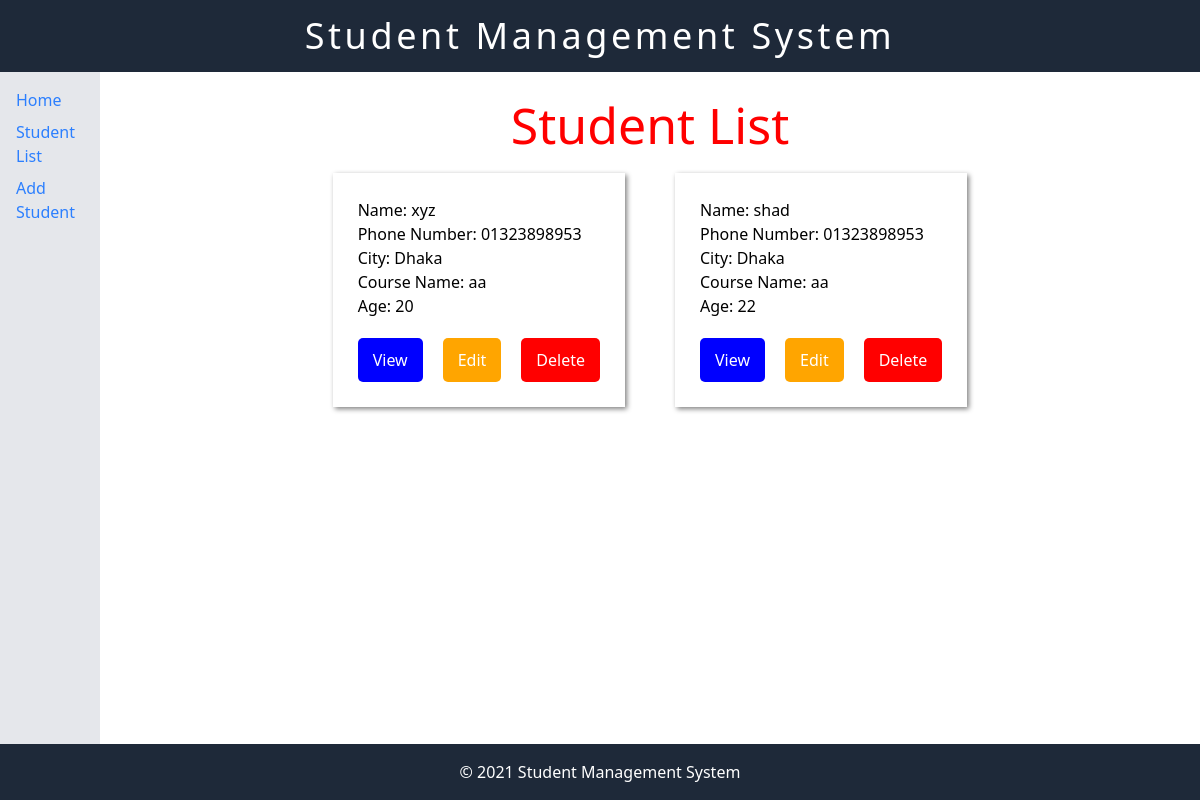
/student_list, run on an earlier commit of the app's database.
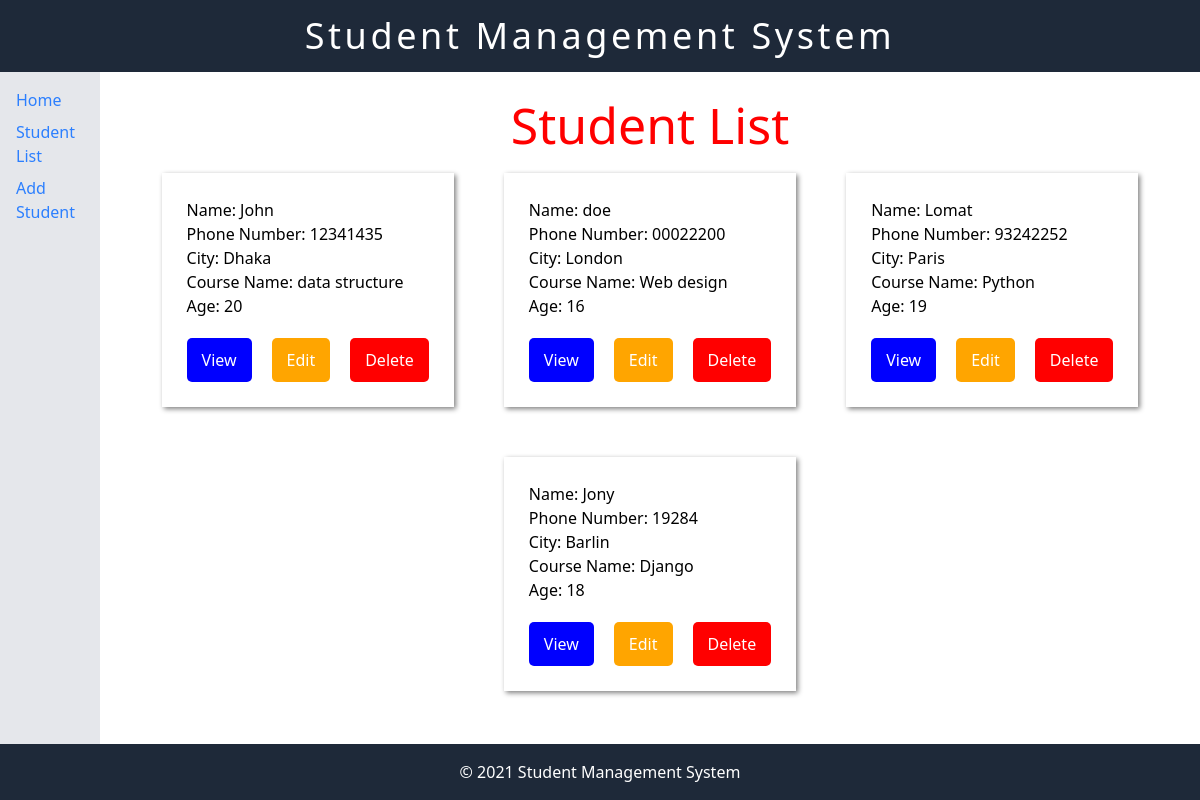
And on a later commit of the database.
### students/models.py (models this page shows, shortened)
class Student(models.Model):
    student_name = models.CharField(max_length=100)
    student_phone_number = models.CharField(max_length=12)
    student_email = models.EmailField()
    student_city = models.CharField(max_length=100)
    student_course = models.CharField(max_length=100)
    student_age = models.IntegerField()

### students/views.py (the view)
# urls.py: path('student_list', student_list, name='student_list'),
def student_list(request):
    students = Student.objects.all()
    return render(request, "student_list.html" ,{'students': students})

### students/templates/student_list.html (shortened to what this page needs)
{% extends "base.html" %}
{% load static %}
{% block head %}
<link rel="stylesheet" href="{% static 'student_list.css' %}" />
{% endblock %}
{% block content %}
<h1>Student List</h1>
<ul class="student-list">
  {% for student in students %}
  <li class="student">
    Name: {{ student.student_name }} <br />
    Phone Number: {{ student.student_phone_number }} <br />
    City: {{ student.student_city }} <br />
    Course Name: {{ student.student_course }} <br />
    Age: {{ student.student_age }} <br />
    <div class="student-buttons">
      <a href="{% url 'view_student' student.id %}" style="background-color: blue;">View</a>
      <a href="{% url 'edit_student' student.id %}" style="background-color: orange;">Edit</a>
      <a href="{% url 'delete_student' student.id %}" style="background-color: red;">Delete</a>
    </div>
  </li>
  {% endfor %}
</ul>
{% endblock %}

### students/templates/base.html (shortened to what this page needs)
<!DOCTYPE html>
<html>
  <head>
    <script src="https://unpkg.com/@tailwindcss/browser@4"></script>
    {% block head %}
    {% endblock %}
  </head>
  <body class="flex flex-col min-h-screen">
    <nav class="bg-gray-800 p-4">
      <div class="flex justify-center h-full">
        <span class="text-4xl font-poppins text-white tracking-widest">
          Student Management System
        </span>
      </div>
    </nav>
    <div class="flex flex-1">
      <aside class="w-1/12 bg-gray-200 p-4">
        <ul class="flex flex-col sidebar-menu">
          <li class="mb-2 sidebar-item">
            <a href="{% url 'home' %}" class="text-blue-500 hover:underline"
              >Home</a
            >
          </li>
          <li class="mb-2 sidebar-item">
            <a
              href="{% url 'student_list' %}"
              class="text-blue-500 hover:underline"
              >Student List</a
            >
          </li>
          <li class="mb-2 sidebar-item">
            <a
              href="{% url 'add_student' %}"
              class="text-blue-500 hover:underline"
              >Add Student</a
            >
          </li>
        </ul>
      </aside>
      <main class="w-11/12 p-4">
        {% block content %}
        {% endblock %}
      </main>
    </div>
    <footer class="bg-gray-800 p-4 text-white text-center">
      <p>&copy; 2021 Student Management System</p>
    </footer>
  </body>
</html>

### students/static/student_list.css (style rules this page uses)
h1 { color: red; font-size: 50px; text-align: center; }
.student-list { list-style-type: none; margin: 0; padding: 0; overflow: hidden; display: flex; flex-wrap: wrap; gap: 30px; justify-content: center; }
.student { padding: 25px; margin: 10px; box-shadow: 2px 2px 5px grey; }
.student-buttons { margin-top: 20px; display: flex; gap: 20px; justify-content: space-between; }
.student-buttons a { text-decoration: none; color: white; padding: 10px 15px; border-radius: 5px; }

What changed in the data, as far as the page shows it:
removed Student: student_name "xyz", student_phone_number "01323898953", student_city "Dhaka", student_course "aa", student_age "20"
removed Student: student_name "shad", student_phone_number "01323898953", student_city "Dhaka", student_course "aa", student_age "22"
added Student: student_name "John", student_phone_number "12341435", student_city "Dhaka", student_course "data structure", student_age "20"
added Student: student_name "doe", student_phone_number "00022200", student_city "London", student_course "Web design", student_age "16"
added Student: student_name "Lomat", student_phone_number "93242252", student_city "Paris", student_course "Python", student_age "19"
added Student: student_name "Jony", student_phone_number "19284", student_city "Barlin", student_course "Django", student_age "18"
